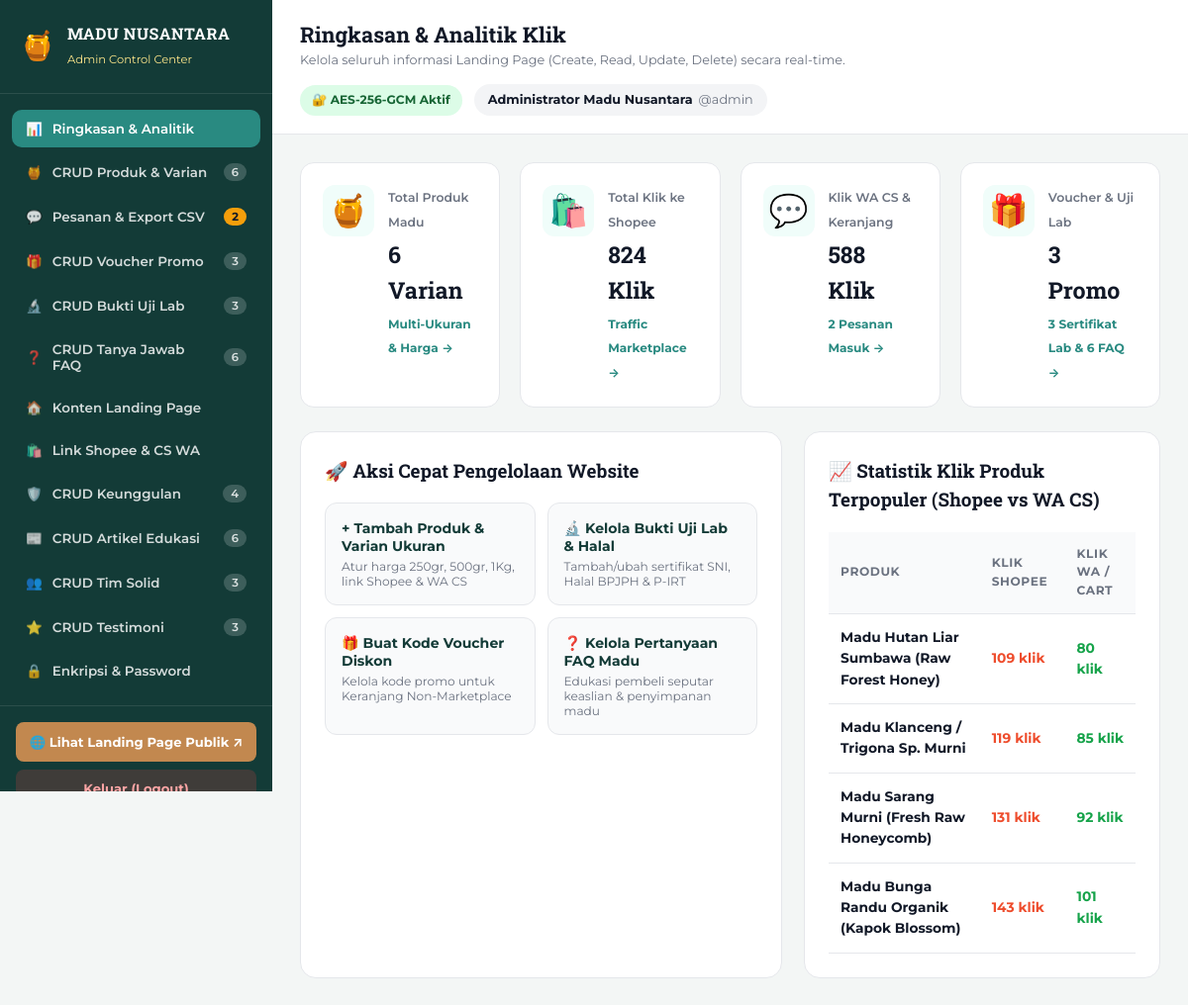
Page /admin.php (signed in) on the committed database.
### tables this page shows
CREATE TABLE products (
                id INTEGER PRIMARY KEY AUTOINCREMENT,
                name TEXT NOT NULL,
                slug TEXT NOT NULL,
                category TEXT NOT NULL DEFAULT 'Madu Murni',
                badge TEXT NOT NULL DEFAULT '100% Raw Honey',
                weight TEXT NOT NULL DEFAULT '500gr',
                price INTEGER NOT NULL DEFAULT 95000,
                original_price INTEGER NOT NULL DEFAULT 120000,
                short_desc TEXT NOT NULL,
                full_desc TEXT NOT NULL,
                benefits TEXT NOT NULL DEFAULT '',
                origin TEXT NOT NULL DEFAULT 'Hutan Nusantara',
                image_url TEXT NOT NULL,
                shopee_url TEXT NOT NULL,
                wa_custom_message TEXT NOT NULL DEFAULT '',
                stock_status TEXT NOT NULL DEFAULT 'Tersedia',
                is_featured INTEGER NOT NULL DEFAULT 1,
                sort_order INTEGER NOT NULL DEFAULT 0,
                created_at TEXT NOT NULL,
                updated_at TEXT NOT NULL
            , variants_text TEXT NOT NULL DEFAULT '', shopee_clicks INTEGER NOT NULL DEFAULT 0, wa_clicks INTEGER NOT NULL DEFAULT 0);

### admin.php (the view, shortened to what the rows shown need)
<?php
require_once __DIR__ . '/includes/auth.php';
$db = new Database();
$auth = new AuthManager($db);
$admin        = $auth->getCurrentAdmin();
$settings     = $db->getSettingsMap();
$products     = $db->getProducts();
$encInfo      = $db->getCrypto()->inspectEnvelope((string)($admin['encrypted_password'] ?? ''));
function eAdm(?string $s): string
{
    return htmlspecialchars((string)$s, ENT_QUOTES, 'UTF-8');
}
?>
<!DOCTYPE html>
<html lang="id">
<head>
    <link rel="stylesheet" href="assets/css/admin.css">
</head>
<body class="admin-dashboard-body">
<div class="admin-layout">
    <aside class="admin-sidebar" id="adminSidebar">
        <div class="sidebar-brand">
            <div>
                <h2><?= eAdm($settings['brand_name'] ?? 'MADU NUSANTARA') ?></h2>
            </div>
        </div>
    </aside>
    <div class="admin-main">
        <header class="admin-topbar">
            <div class="topbar-left">
                <div>
                    <h1 id="activeTabTitle">Ringkasan &amp; Analitik Klik</h1>
                </div>
            </div>
            <div class="topbar-right">
                <span class="enc-status-chip" title="Password Admin dilindungi dengan AES-256-GCM + Bcrypt Cost 12">
                    🔐 <?= eAdm($encInfo['cipher_algorithm'] ?? 'AES-256-GCM') ?> Aktif
                </span>
                <div class="admin-profile-pill">
                    <strong><?= eAdm($admin['display_name'] ?? 'Admin') ?></strong>
                    <span>@<?= eAdm($admin['username'] ?? 'admin') ?></span>
                </div>
            </div>
        </header>
        <main class="admin-content-area">
            <section class="admin-tab-pane active" id="tab-overview">
                <div class="overview-panels-grid">
                    <div class="admin-panel">
                        <div class="table-responsive">
                            <table class="adm-table">
                                <thead>
                                    <tr>
                                        <th>Produk</th>
                                        <th>Klik Shopee</th>
                                        <th>Klik WA / Cart</th>
                                    </tr>
                                </thead>
                                <tbody>
                                    <?php foreach (array_slice($products, 0, 4) as $p): ?>
                                    <tr>
                                        <td><strong><?= eAdm($p['name']) ?></strong></td>
                                        <td><span style="color:#EE4D2D;font-weight:700;"><?= (int)$p['shopee_clicks'] ?> klik</span></td>
                                        <td><span style="color:#16A34A;font-weight:700;"><?= (int)$p['wa_clicks'] ?> klik</span></td>
                                    </tr>
                                    <?php endforeach; ?>
                                </tbody>
                            </table>
                        </div>
                    </div>
                </div>
            </section>
        </main>
    </div>
</div>
</body>
</html>

### rows in the picture
products: name "Madu Hutan Liar Sumbawa (Raw Forest Honey)", shopee_clicks "109", wa_clicks "80"
products: name "Madu Klanceng / Trigona Sp. Murni", shopee_clicks "119", wa_clicks "85"
products: name "Madu Sarang Murni (Fresh Raw Honeycomb)", shopee_clicks "131", wa_clicks "92"
products: name "Madu Bunga Randu Organik (Kapok Blossom)", shopee_clicks "143", wa_clicks "101"

### other values in the picture
eAdm($settings['brand_name'] ?? 'MADU NUSANTARA') "MADU NUSANTARA"
count($products) "6"
count($inquiries) "2"
count($vouchers) "3"
count($certificates) "3"
count($faqs) "6"
count($features) "4"
count($articles) "6"
count($teamMembers) "3"
count($testimonials) "3"
eAdm($encInfo['cipher_algorithm'] ?? 'AES-256-GCM') "AES-256-GCM"
eAdm($admin['display_name'] ?? 'Admin') "Administrator Madu Nusantara"
eAdm($admin['username'] ?? 'admin') "admin"
$totalShopeeClicks "824"
$totalWaClicks "588"
